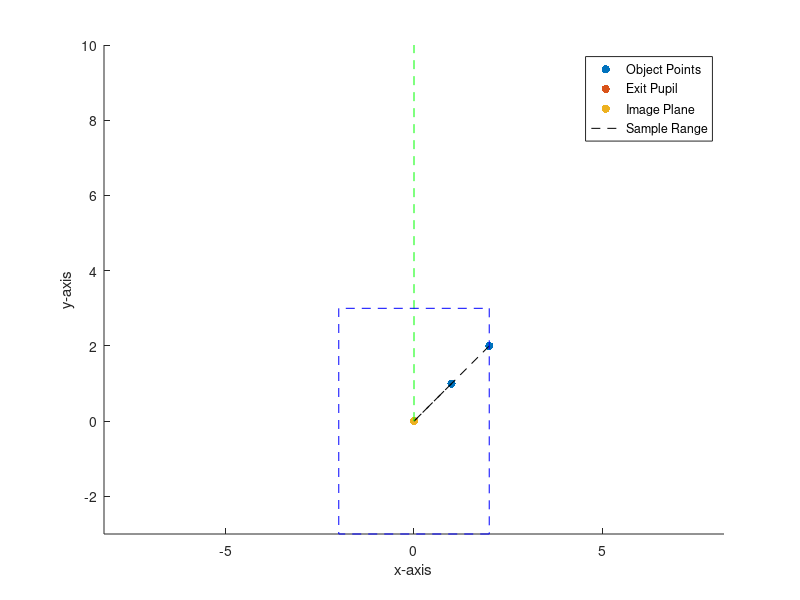

MATLAB code for this plot:
% Define the coordinates of the objects, exit pupil, and image plane
x0 = [0, 1, 2];  % x-coordinates of object points
y0 = [0, 1, 2];  % y-coordinates of object points
z0 = [0, 0, 0];  % z-coordinates of object points
z_exit_pupil = 5;  % Exit pupil coordinate on the z-axis
z_image_plane = 10;  % Image plane coordinate on the z-axis

% Define the sample range on the virtual exit pupil
x_r = 2;
y_r = 3;

% Plotting the object points
scatter(x0, y0, 'red', 'filled');
hold on

% Plotting the exit pupil
scatter(0, 0, 'blue', 'filled');

% Plotting the image plane
scatter(0, 0, 'green', 'filled');

% Connecting object points to the exit pupil and image plane
for i = 1:numel(x0)
    plot([x0(i), 0], [y0(i), 0], 'k--');
end
plot([0, 0], [0, z_image_plane], 'g--');

% Plotting the sample range on the virtual exit pupil
rectangle('Position', [-x_r, -y_r, 2*x_r, 2*y_r], 'EdgeColor', 'blue', 'FaceColor', 'none', 'LineStyle', '--');

% Adding labels and legend
xlabel('x-axis');
ylabel('y-axis');
legend('Object Points', 'Exit Pupil', 'Image Plane', 'Sample Range');

% Set the aspect ratio to equal
axis equal;

hold off
